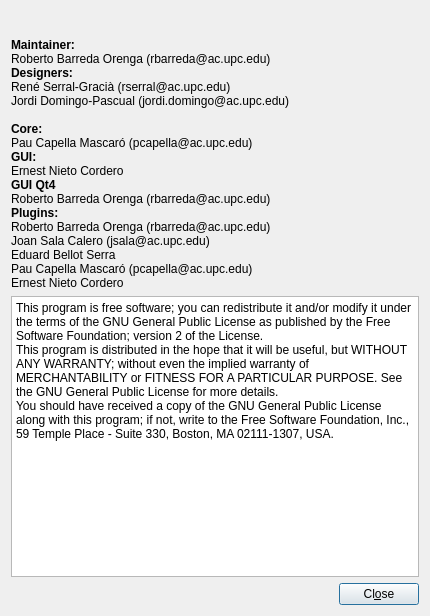
<ui version="4.0" >
 <class>NMGAboutWidget</class>
 <widget class="QDialog" name="NMGAboutWidget" >
  <property name="geometry" >
   <rect>
    <x>0</x>
    <y>0</y>
    <width>430</width>
    <height>616</height>
   </rect>
  </property>
  <property name="windowTitle" >
   <string>About Netmeter</string>
  </property>
  <layout class="QVBoxLayout" >
   <item>
    <layout class="QHBoxLayout" >
     <item>
      <spacer>
       <property name="orientation" >
        <enum>Qt::Vertical</enum>
       </property>
       <property name="sizeType" >
        <enum>QSizePolicy::Fixed</enum>
       </property>
       <property name="sizeHint" >
        <size>
         <width>30</width>
         <height>21</height>
        </size>
       </property>
      </spacer>
     </item>
     <item>
      <widget class="QLabel" name="labelLogo" >
       <property name="text" >
        <string/>
       </property>
      </widget>
     </item>
     <item>
      <spacer>
       <property name="orientation" >
        <enum>Qt::Horizontal</enum>
       </property>
       <property name="sizeType" >
        <enum>QSizePolicy::MinimumExpanding</enum>
       </property>
       <property name="sizeHint" >
        <size>
         <width>21</width>
         <height>20</height>
        </size>
       </property>
      </spacer>
     </item>
    </layout>
   </item>
   <item>
    <widget class="QLabel" name="textLabel1" >
     <property name="text" >
      <string>&lt;html>&lt;head>&lt;meta name="qrichtext" content="1" />&lt;style type="text/css">
p, li { white-space: pre-wrap; }
&lt;/style>&lt;/head>&lt;body style=" font-family:'Sans Serif'; font-size:9pt; font-weight:400; font-style:normal;">
&lt;p style=" margin-top:0px; margin-bottom:0px; margin-left:0px; margin-right:0px; -qt-block-indent:0; text-indent:0px;">&lt;span style=" font-weight:600;">Maintainer: &lt;/span>&lt;br />Roberto Barreda Orenga (rbarreda@ac.upc.edu)&lt;br />&lt;span style=" font-weight:600;">Designers: &lt;/span>&lt;br />René Serral-Gracià (rserral@ac.upc.edu) &lt;br />Jordi Domingo-Pascual (jordi.domingo@ac.upc.edu)&lt;br />&lt;br />&lt;span style=" font-weight:600;">Core: &lt;/span>&lt;br />Pau Capella Mascaró (pcapella@ac.upc.edu)&lt;br />&lt;span style=" font-weight:600;">GUI: &lt;/span>&lt;br />Ernest Nieto Cordero&lt;/p>
&lt;p style=" margin-top:0px; margin-bottom:0px; margin-left:0px; margin-right:0px; -qt-block-indent:0; text-indent:0px;">&lt;span style=" font-weight:600;">GUI Qt4&lt;/span>&lt;/p>
&lt;p style=" margin-top:0px; margin-bottom:0px; margin-left:0px; margin-right:0px; -qt-block-indent:0; text-indent:0px;">Roberto Barreda Orenga (rbarreda@ac.upc.edu)&lt;br />&lt;span style=" font-weight:600;">Plugins: &lt;/span>&lt;br />Roberto Barreda Orenga (rbarreda@ac.upc.edu)&lt;/p>
&lt;p style=" margin-top:0px; margin-bottom:0px; margin-left:0px; margin-right:0px; -qt-block-indent:0; text-indent:0px;">Joan Sala Calero (jsala@ac.upc.edu)&lt;/p>
&lt;p style=" margin-top:0px; margin-bottom:0px; margin-left:0px; margin-right:0px; -qt-block-indent:0; text-indent:0px;">Eduard Bellot Serra&lt;br />Pau Capella Mascaró (pcapella@ac.upc.edu)&lt;br />Ernest Nieto Cordero&lt;/p>&lt;/body>&lt;/html></string>
     </property>
     <property name="wordWrap" >
      <bool>false</bool>
     </property>
    </widget>
   </item>
   <item>
    <widget class="QTextBrowser" name="textBrowser1" >
     <property name="html" >
      <string>&lt;html>&lt;head>&lt;meta name="qrichtext" content="1" />&lt;style type="text/css">
p, li { white-space: pre-wrap; }
&lt;/style>&lt;/head>&lt;body style=" font-family:'Sans Serif'; font-size:9pt; font-weight:400; font-style:normal;">
&lt;p style=" margin-top:0px; margin-bottom:0px; margin-left:0px; margin-right:0px; -qt-block-indent:0; text-indent:0px;">This program is free software; you can redistribute it and/or modify it under the terms of the GNU General Public License as published by the Free Software Foundation; version 2 of the License.&lt;/p>
&lt;p style=" margin-top:0px; margin-bottom:0px; margin-left:0px; margin-right:0px; -qt-block-indent:0; text-indent:0px;">This program is distributed in the hope that it will be useful, but WITHOUT ANY WARRANTY; without even the implied warranty of MERCHANTABILITY or FITNESS FOR A PARTICULAR PURPOSE. See the GNU General Public License for more details.&lt;/p>
&lt;p style=" margin-top:0px; margin-bottom:0px; margin-left:0px; margin-right:0px; -qt-block-indent:0; text-indent:0px;">You should have received a copy of the GNU General Public License along with this program; if not, write to the Free Software Foundation, Inc., 59 Temple Place - Suite 330, Boston, MA 02111-1307, USA.&lt;/p>&lt;/body>&lt;/html></string>
     </property>
    </widget>
   </item>
   <item>
    <layout class="QHBoxLayout" >
     <item>
      <spacer>
       <property name="orientation" >
        <enum>Qt::Horizontal</enum>
       </property>
       <property name="sizeType" >
        <enum>QSizePolicy::Expanding</enum>
       </property>
       <property name="sizeHint" >
        <size>
         <width>21</width>
         <height>21</height>
        </size>
       </property>
      </spacer>
     </item>
     <item>
      <widget class="QPushButton" name="btnClose" >
       <property name="text" >
        <string>Cl&amp;ose</string>
       </property>
       <property name="shortcut" >
        <string>Alt+O</string>
       </property>
      </widget>
     </item>
    </layout>
   </item>
  </layout>
 </widget>
 <connections>
  <connection>
   <sender>btnClose</sender>
   <signal>clicked()</signal>
   <receiver>NMGAboutWidget</receiver>
   <slot>close()</slot>
   <hints>
    <hint type="sourcelabel" >
     <x>382</x>
     <y>592</y>
    </hint>
    <hint type="destinationlabel" >
     <x>214</x>
     <y>307</y>
    </hint>
   </hints>
  </connection>
 </connections>
</ui>
